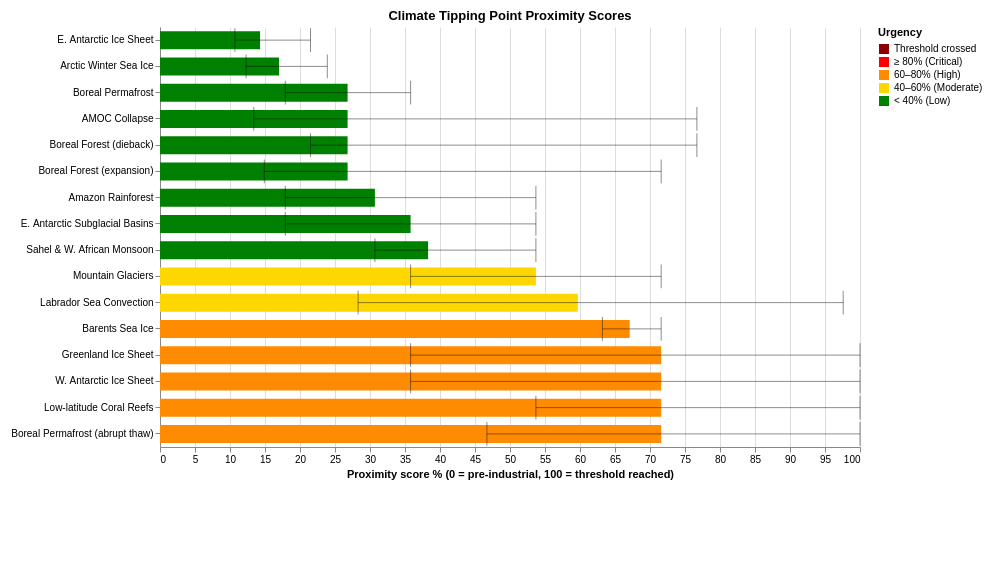

The notebook cell this image was saved under:
### Code cell
years_df = results_df.sort_values('proximity_score', ascending = True).copy()

years_df['urgency'] = years_df.apply(
    lambda row: 'Threshold crossed' if row['crossed']
    else '≥ 80% (Critical)' if row['proximity_score'] >= 80
    else '60–80% (High)' if row['proximity_score'] >= 60
    else '40–60% (Moderate)' if row['proximity_score'] >= 40
    else '< 40% (Low)',
    axis = 1
)

# compute proximity scores for uncertainty bounds
years_df['proximity_score_low'] = years_df['threshold_max'].apply(
    lambda t: round(min((current_temp / t) * 100, 100), 1)
)
years_df['proximity_score_high'] = years_df['threshold_min'].apply(
    lambda t: round(min((current_temp / t) * 100, 100), 1)
)

urgency_order = ['Threshold crossed', '≥ 80% (Critical)', '60–80% (High)', '40–60% (Moderate)', '< 40% (Low)']
urgency_colors = ['darkred', 'red', 'darkorange', 'gold', 'green']
name_order = years_df['name'].tolist()

# main bars
bars = alt.Chart(years_df).mark_bar(height = 18).encode(
    y = alt.Y('name:N', sort = name_order, title = None),
    x = alt.X('proximity_score:Q',
              title = 'Proximity score % (0 = pre-industrial, 100 = threshold reached)',
              scale = alt.Scale(domain = [0, 100])),
    color = alt.Color('urgency:N', sort = urgency_order,
                      scale = alt.Scale(domain = urgency_order, range = urgency_colors),
                      legend = alt.Legend(title = 'Urgency')),
    tooltip = [
        alt.Tooltip('name:N', title = 'Tipping Element'),
        alt.Tooltip('category:N', title = 'Category'),
        alt.Tooltip('distance:Q', title = '°C remaining'),
        alt.Tooltip('proximity_score:Q', title = 'Proximity score (%)'),
        alt.Tooltip('years_remaining:Q', title = 'Years remaining (~)'),
        alt.Tooltip('consequence:N', title = 'Consequence'),
    ]
)

# error bars
error_bars = alt.Chart(years_df).mark_errorbar(
    ticks = True, color = 'black', opacity = 0.45
).encode(
    y = alt.Y('name:N', sort = name_order),
    x = alt.X('proximity_score_low:Q',
              scale = alt.Scale(domain = [0, 100]),
              title = 'Proximity score % (0 = pre-industrial, 100 = threshold reached)'),
    x2 = alt.X2('proximity_score_high:Q'),
)

proximity_chart = (bars + error_bars).properties(
    width = 700,
    height = 420,
    title = 'Climate Tipping Point Proximity Scores',
    padding = {'top': 10, 'bottom': 100, 'left': 10, 'right': 10}
).configure_view(strokeWidth = 0)

proximity_chart

### Figure 1 — Vega-Lite specification as saved in the notebook (floating-point values rounded to 4 significant figures)
{"config": {"view": {"continuousWidth": 300, "continuousHeight": 300, "strokeWidth": 0}}, "layer": [{"mark": {"type": "bar", "height": 18}, "encoding": {"color": {"field": "urgency", "legend": {"title": "Urgency"}, "scale": {"domain": ["Threshold crossed", "≥ 80% (Critical)", "60–80% (High)", "40–60% (Moderate)", "< 40% (Low)"], "range": ["darkred", "red", "darkorange", "gold", "green"]}, "sort": ["Threshold crossed", "≥ 80% (Critical)", "60–80% (High)", "40–60% (Moderate)", "< 40% (Low)"], "type": "nominal"}, "tooltip": [{"field": "name", "title": "Tipping Element", "type": "nominal"}, {"field": "category", "title": "Category", "type": "nominal"}, {"field": "distance", "title": "°C remaining", "type": "quantitative"}, {"field": "proximity_score", "title": "Proximity score (%)", "type": "quantitative"}, {"field": "years_remaining", "title": "Years remaining (~)", "type": "quantitative"}, {"field": "consequence", "title": "Consequence", "type": "nominal"}], "x": {"field": "proximity_score", "scale": {"domain": [0, 100]}, "title": "Proximity score % (0 = pre-industrial, 100 = threshold reached)", "type": "quantitative"}, "y": {"field": "name", "sort": ["E. Antarctic Ice Sheet", "Arctic Winter Sea Ice", "Boreal Permafrost", "AMOC Collapse", "Boreal Forest (dieback)", "Boreal Forest (expansion)", "Amazon Rainforest", "E. Antarctic Subglacial Basins", "Sahel & W. African Monsoon", "Mountain Glaciers", "Labrador Sea Convection", "Barents Sea Ice", "Greenland Ice Sheet", "W. Antarctic Ice Sheet", "Low-latitude Coral Reefs", "Boreal Permafrost (abrupt thaw)"], "title": null, "type": "nominal"}}}, {"mark": {"type": "errorbar", "color": "black", "opacity": 0.45, "ticks": true}, "encoding": {"x": {"field": "proximity_score_low", "scale": {"domain": [0, 100]}, "title": "Proximity score % (0 = pre-industrial, 100 = threshold reached)", "type": "quantitative"}, "x2": {"field": "proximity_score_high"}, "y": {"field": "name", "sort": ["E. Antarctic Ice Sheet", "Arctic Winter Sea Ice", "Boreal Permafrost", "AMOC Collapse", "Boreal Forest (dieback)", "Boreal Forest (expansion)", "Amazon Rainforest", "E. Antarctic Subglacial Basins", "Sahel & W. African Monsoon", "Mountain Glaciers", "Labrador Sea Convection", "Barents Sea Ice", "Greenland Ice Sheet", "W. Antarctic Ice Sheet", "Low-latitude Coral Reefs", "Boreal Permafrost (abrupt thaw)"], "type": "nominal"}}}], "data": {"name": "data-41ff67b673987c477ad0a09e7dc57c1c"}, "height": 420, "padding": {"top": 10, "bottom": 100, "left": 10, "right": 10}, "title": "Climate Tipping Point Proximity Scores", "width": 700, "$schema": "https://vega.github.io/schema/vega-lite/v5.20.1.json", "datasets": {"data-41ff67b673987c477ad0a09e7dc57c1c": [{"name": "E. Antarctic Ice Sheet", "code": "EAIS", "category": "Global core", "threshold": 7.5, "threshold_min": 5.0, "threshold_max": 10.0, "distance": 6.43, "proximity_score": 14.3, "years_remaining": 309, "crossed": false, "consequence": "+0.6°C global, +2°C regional warming", "urgency": "< 40% (Low)", "proximity_score_low": 10.7, "proximity_score_high": 21.5}, {"name": "Arctic Winter Sea Ice", "code": "AWSI", "category": "Global core", "threshold": 6.3, "threshold_min": 4.5, "threshold_max": 8.7, "distance": 5.23, "proximity_score": 17.0, "years_remaining": 251, "crossed": false, "consequence": "+0.6°C global warming, +0.6-1.2°C regional", "urgency": "< 40% (Low)", "proximity_score_low": 12.3, "proximity_score_high": 23.9}, {"name": "Boreal Permafrost", "code": "PFTP", "category": "Global core", "threshold": 4.0, "threshold_min": 3.0, "threshold_max": 6.0, "distance": 2.93, "proximity_score": 26.8, "years_remaining": 141, "crossed": false, "consequence": "125-250 GtC released, +0.2-0.4°C additional warming", "urgency": "< 40% (Low)", "proximity_score_low": 17.9, "proximity_score_high": 35.8}, {"name": "AMOC Collapse", "code": "AMOC", "category": "Global core", "threshold": 4.0, "threshold_min": 1.4, "threshold_max": 8.0, "distance": 2.93, "proximity_score": 26.8, "years_remaining": 141, "crossed": false, "consequence": "-4 to -10°C regional cooling, monsoon disruption", "urgency": "< 40% (Low)", "proximity_score_low": 13.4, "proximity_score_high": 76.7}, {"name": "Boreal Forest (dieback)", "code": "BORF", "category": "Regional impact", "threshold": 4.0, "threshold_min": 1.4, "threshold_max": 5.0, "distance": 2.93, "proximity_score": 26.8, "years_remaining": 141, "crossed": false, "consequence": "-0.18°C global, -0.5 to -2°C regional cooling", "urgency": "< 40% (Low)", "proximity_score_low": 21.5, "proximity_score_high": 76.7}, {"name": "Boreal Forest (expansion)", "code": "TUND", "category": "Regional impact", "threshold": 4.0, "threshold_min": 1.5, "threshold_max": 7.2, "distance": 2.93, "proximity_score": 26.8, "years_remaining": 141, "crossed": false, "consequence": "+0.14°C global, +0.5-1.0°C regional warming", "urgency": "< 40% (Low)", "proximity_score_low": 14.9, "proximity_score_high": 71.6}, {"name": "Amazon Rainforest", "code": "AMAZ", "category": "Global core", "threshold": 3.5, "threshold_min": 2.0, "threshold_max": 6.0, "distance": 2.43, "proximity_score": 30.7, "years_remaining": 117, "crossed": false, "consequence": "Dieback releases 30-75 GtC, regional rainfall collapse", "urgency": "< 40% (Low)", "proximity_score_low": 17.9, "proximity_score_high": 53.7}, {"name": "E. Antarctic Subglacial Basins", "code": "EASB", "category": "Global core", "threshold": 3.0, "threshold_min": 2.0, "threshold_max": 6.0, "distance": 1.93, "proximity_score": 35.8, "years_remaining": 93, "crossed": false, "consequence": "Significant additional sea level rise", "urgency": "< 40% (Low)", "proximity_score_low": 17.9, "proximity_score_high": 53.7}, {"name": "Sahel & W. African Monsoon", "code": "SAHL", "category": "Regional impact", "threshold": 2.8, "threshold_min": 2.0, "threshold_max": 3.5, "distance": 1.73, "proximity_score": 38.3, "years_remaining": 83, "crossed": false, "consequence": "Greening of Sahel, major rainfall pattern shift", "urgency": "< 40% (Low)", "proximity_score_low": 30.7, "proximity_score_high": 53.7}, {"name": "Mountain Glaciers", "code": "GLCR", "category": "Regional impact", "threshold": 2.0, "threshold_min": 1.5, "threshold_max": 3.0, "distance": 0.93, "proximity_score": 53.7, "years_remaining": 45, "crossed": false, "consequence": "+0.08°C global, freshwater loss for millions", "urgency": "40–60% (Moderate)", "proximity_score_low": 35.8, "proximity_score_high": 71.6}, {"name": "Labrador Sea Convection", "code": "LABC", "category": "Global core", "threshold": 1.8, "threshold_min": 1.1, "threshold_max": 3.8, "distance": 0.73, "proximity_score": 59.7, "years_remaining": 35, "crossed": false, "consequence": "Regional cooling -3°C, disrupted ocean circulation", "urgency": "40–60% (Moderate)", "proximity_score_low": 28.3, "proximity_score_high": 97.6}, {"name": "Barents Sea Ice", "code": "BARI", "category": "Regional impact", "threshold": 1.6, "threshold_min": 1.5, "threshold_max": 1.7, "distance": 0.53, "proximity_score": 67.1, "years_remaining": 25, "crossed": false, "consequence": "Abrupt Arctic sea ice loss, regional climate shift", "urgency": "60–80% (High)", "proximity_score_low": 63.2, "proximity_score_high": 71.6}, {"name": "Greenland Ice Sheet", "code": "GrIS", "category": "Global core", "threshold": 1.5, "threshold_min": 0.8, "threshold_max": 3.0, "distance": 0.43, "proximity_score": 71.6, "years_remaining": 21, "crossed": false, "consequence": "Up to 7m sea level rise over millennia", "urgency": "60–80% (High)", "proximity_score_low": 35.8, "proximity_score_high": 100.0}, {"name": "W. Antarctic Ice Sheet", "code": "WAIS", "category": "Global core", "threshold": 1.5, "threshold_min": 1.0, "threshold_max": 3.0, "distance": 0.43, "proximity_score": 71.6, "years_remaining": 21, "crossed": false, "consequence": "Up to 5m additional sea level rise", "urgency": "60–80% (High)", "proximity_score_low": 35.8, "proximity_score_high": 100.0}, {"name": "Low-latitude Coral Reefs", "code": "REEF", "category": "Regional impact", "threshold": 1.5, "threshold_min": 1.0, "threshold_max": 2.0, "distance": 0.43, "proximity_score": 71.6, "years_remaining": 21, "crossed": false, "consequence": "Die-off, 500M people lose coastal protection and food", "urgency": "60–80% (High)", "proximity_score_low": 53.7, "proximity_score_high": 100.0}, {"name": "Boreal Permafrost (abrupt thaw)", "code": "PFAT", "category": "Regional impact", "threshold": 1.5, "threshold_min": 1.0, "threshold_max": 2.3, "distance": 0.43, "proximity_score": 71.6, "years_remaining": 21, "crossed": false, "consequence": "Adds 50% to gradual thaw, 10 GtC/°C by 2100", "urgency": "60–80% (High)", "proximity_score_low": 46.7, "proximity_score_high": 100.0}]}}
